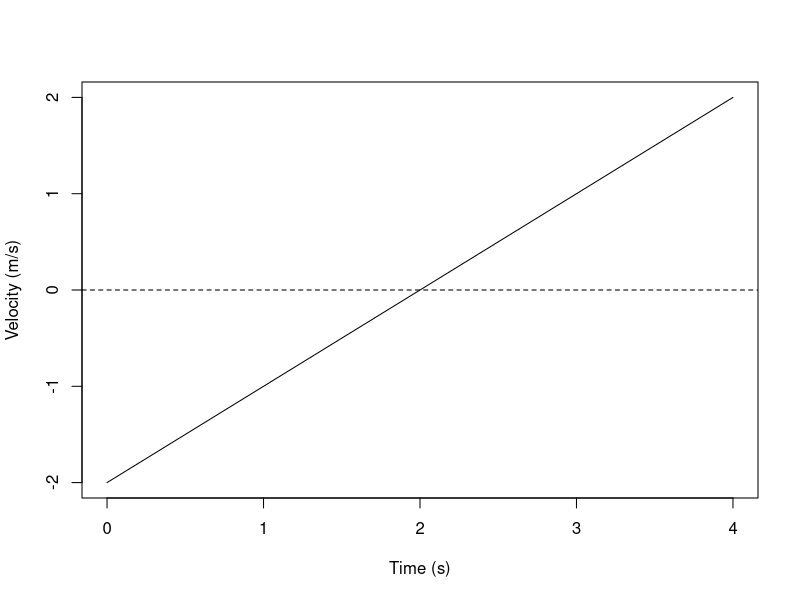

Recreate this plot in R.
v <- function(t) t - 2
net <- integrate(v, 0, 4)$value
distance <- integrate(function(t) abs(v(t)), 0, 4)$value
cat("Displacement:", net, "m\n")
cat("Distance:", distance, "m\n")
curve(v(x), from=0, to=4, xlab="Time (s)", ylab="Velocity (m/s)")
abline(h=0, lty=2)
